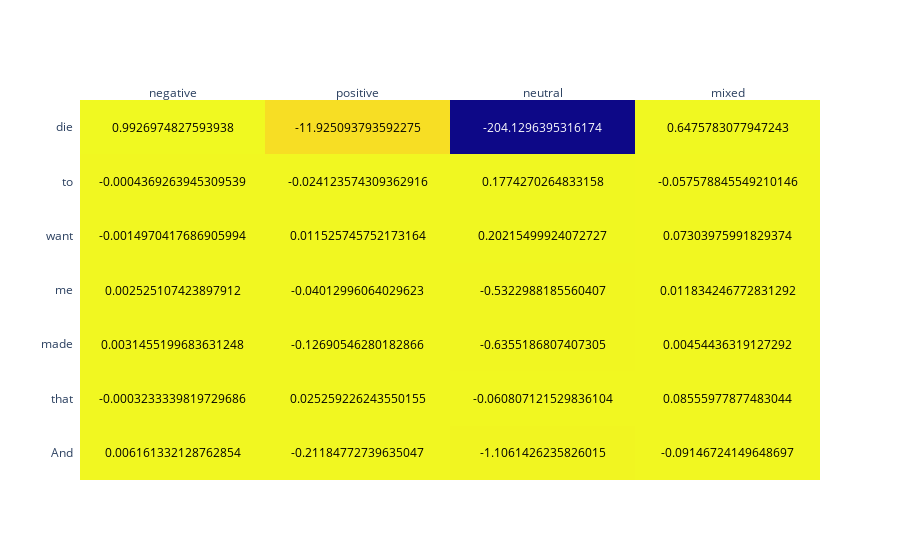

This figure's notebook cell:
### Code cell
scores_matrix = compute_scores_matrix(59)

### Figure 1 — Plotly figure (JSON) as saved in the notebook; plotly's stock layout.template omitted (floating-point values rounded to 4 significant figures)
{"data": [{"colorscale": [[0, "#0d0887"], [0.1111, "#46039f"], [0.2222, "#7201a8"], [0.3333, "#9c179e"], [0.4444, "#bd3786"], [0.5556, "#d8576b"], [0.6667, "#ed7953"], [0.7778, "#fb9f3a"], [0.8889, "#fdca26"], [1, "#f0f921"]], "reversescale": false, "showscale": false, "type": "heatmap", "x": ["negative", "positive", "neutral", "mixed"], "y": ["And", "that", "made", "me", "want", "to", "die"], "z": [[0.006161, -0.2118, -1.106, -0.09147], [-0.0003233, 0.02526, -0.06081, 0.08556], [0.003146, -0.1269, -0.6355, 0.004544], [0.002525, -0.04013, -0.5323, 0.01183], [-0.001497, 0.01153, 0.2022, 0.07304], [-0.0004369, -0.02412, 0.1774, -0.05758], [0.9927, -11.93, -204.1, 0.6476]]}], "layout": {"annotations": [{"font": {"color": "#000000"}, "showarrow": false, "text": "0.006161332128762854", "x": "negative", "xref": "x", "y": "And", "yref": "y"}, {"font": {"color": "#000000"}, "showarrow": false, "text": "-0.21184772739635047", "x": "positive", "xref": "x", "y": "And", "yref": "y"}, {"font": {"color": "#000000"}, "showarrow": false, "text": "-1.1061426235826015", "x": "neutral", "xref": "x", "y": "And", "yref": "y"}, {"font": {"color": "#000000"}, "showarrow": false, "text": "-0.09146724149648697", "x": "mixed", "xref": "x", "y": "And", "yref": "y"}, {"font": {"color": "#000000"}, "showarrow": false, "text": "-0.0003233339819729686", "x": "negative", "xref": "x", "y": "that", "yref": "y"}, {"font": {"color": "#000000"}, "showarrow": false, "text": "0.025259226243550155", "x": "positive", "xref": "x", "y": "that", "yref": "y"}, {"font": {"color": "#000000"}, "showarrow": false, "text": "-0.060807121529836104", "x": "neutral", "xref": "x", "y": "that", "yref": "y"}, {"font": {"color": "#000000"}, "showarrow": false, "text": "0.08555977877483044", "x": "mixed", "xref": "x", "y": "that", "yref": "y"}, {"font": {"color": "#000000"}, "showarrow": false, "text": "0.0031455199683631248", "x": "negative", "xref": "x", "y": "made", "yref": "y"}, {"font": {"color": "#000000"}, "showarrow": false, "text": "-0.12690546280182866", "x": "positive", "xref": "x", "y": "made", "yref": "y"}, {"font": {"color": "#000000"}, "showarrow": false, "text": "-0.6355186807407305", "x": "neutral", "xref": "x", "y": "made", "yref": "y"}, {"font": {"color": "#000000"}, "showarrow": false, "text": "0.00454436319127292", "x": "mixed", "xref": "x", "y": "made", "yref": "y"}, {"font": {"color": "#000000"}, "showarrow": false, "text": "0.002525107423897912", "x": "negative", "xref": "x", "y": "me", "yref": "y"}, {"font": {"color": "#000000"}, "showarrow": false, "text": "-0.04012996064029623", "x": "positive", "xref": "x", "y": "me", "yref": "y"}, {"font": {"color": "#000000"}, "showarrow": false, "text": "-0.5322988185560407", "x": "neutral", "xref": "x", "y": "me", "yref": "y"}, {"font": {"color": "#000000"}, "showarrow": false, "text": "0.011834246772831292", "x": "mixed", "xref": "x", "y": "me", "yref": "y"}, {"font": {"color": "#000000"}, "showarrow": false, "text": "-0.0014970417686905994", "x": "negative", "xref": "x", "y": "want", "yref": "y"}, {"font": {"color": "#000000"}, "showarrow": false, "text": "0.011525745752173164", "x": "positive", "xref": "x", "y": "want", "yref": "y"}, {"font": {"color": "#000000"}, "showarrow": false, "text": "0.20215499924072727", "x": "neutral", "xref": "x", "y": "want", "yref": "y"}, {"font": {"color": "#000000"}, "showarrow": false, "text": "0.07303975991829374", "x": "mixed", "xref": "x", "y": "want", "yref": "y"}, {"font": {"color": "#000000"}, "showarrow": false, "text": "-0.0004369263945309539", "x": "negative", "xref": "x", "y": "to", "yref": "y"}, {"font": {"color": "#000000"}, "showarrow": false, "text": "-0.024123574309362916", "x": "positive", "xref": "x", "y": "to", "yref": "y"}, {"font": {"color": "#000000"}, "showarrow": false, "text": "0.1774270264833158", "x": "neutral", "xref": "x", "y": "to", "yref": "y"}, {"font": {"color": "#000000"}, "showarrow": false, "text": "-0.057578845549210146", "x": "mixed", "xref": "x", "y": "to", "yref": "y"}, {"font": {"color": "#000000"}, "showarrow": false, "text": "0.9926974827593938", "x": "negative", "xref": "x", "y": "die", "yref": "y"}, {"font": {"color": "#000000"}, "showarrow": false, "text": "-11.925093793592275", "x": "positive", "xref": "x", "y": "die", "yref": "y"}, {"font": {"color": "#FFFFFF"}, "showarrow": false, "text": "-204.1296395316174", "x": "neutral", "xref": "x", "y": "die", "yref": "y"}, {"font": {"color": "#000000"}, "showarrow": false, "text": "0.6475783077947243", "x": "mixed", "xref": "x", "y": "die", "yref": "y"}], "xaxis": {"dtick": 1, "gridcolor": "rgb(0, 0, 0)", "side": "top", "ticks": ""}, "yaxis": {"dtick": 1, "ticks": "", "ticksuffix": "  "}}}
